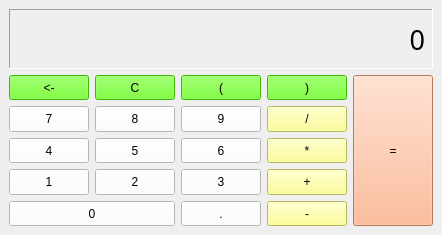
<?xml version="1.0" encoding="UTF-8"?>
<ui version="4.0">
 <class>MainWindow</class>
 <widget class="QMainWindow" name="MainWindow">
  <property name="geometry">
   <rect>
    <x>0</x>
    <y>0</y>
    <width>419</width>
    <height>235</height>
   </rect>
  </property>
  <property name="windowTitle">
   <string>계산기</string>
  </property>
  <property name="toolButtonStyle">
   <enum>Qt::ToolButtonIconOnly</enum>
  </property>
  <property name="animated">
   <bool>false</bool>
  </property>
  <widget class="QWidget" name="centralwidget">
   <layout class="QVBoxLayout" name="verticalLayout">
    <item>
     <widget class="QLabel" name="lblDisp">
      <property name="sizePolicy">
       <sizepolicy hsizetype="Preferred" vsizetype="Fixed">
        <horstretch>0</horstretch>
        <verstretch>0</verstretch>
       </sizepolicy>
      </property>
      <property name="minimumSize">
       <size>
        <width>0</width>
        <height>60</height>
       </size>
      </property>
      <property name="maximumSize">
       <size>
        <width>16777215</width>
        <height>60</height>
       </size>
      </property>
      <property name="font">
       <font>
        <family>굴림</family>
        <pointsize>20</pointsize>
        <weight>50</weight>
        <italic>false</italic>
        <bold>false</bold>
       </font>
      </property>
      <property name="styleSheet">
       <string notr="true">font: 20pt &quot;굴림&quot;;</string>
      </property>
      <property name="frameShape">
       <enum>QFrame::Panel</enum>
      </property>
      <property name="frameShadow">
       <enum>QFrame::Sunken</enum>
      </property>
      <property name="text">
       <string>0</string>
      </property>
      <property name="alignment">
       <set>Qt::AlignRight|Qt::AlignTrailing|Qt::AlignVCenter</set>
      </property>
     </widget>
    </item>
    <item>
     <layout class="QGridLayout" name="gridLayout">
      <item row="2" column="0">
       <widget class="QPushButton" name="btn4">
        <property name="sizePolicy">
         <sizepolicy hsizetype="Minimum" vsizetype="Minimum">
          <horstretch>0</horstretch>
          <verstretch>0</verstretch>
         </sizepolicy>
        </property>
        <property name="styleSheet">
         <string notr="true">font: 11pt &quot;HY견고딕&quot;;
background-color: rgb(255, 255, 255);</string>
        </property>
        <property name="text">
         <string>4</string>
        </property>
        <attribute name="buttonGroup">
         <string notr="true">btnGroupDisp</string>
        </attribute>
       </widget>
      </item>
      <item row="1" column="1">
       <widget class="QPushButton" name="btn8">
        <property name="sizePolicy">
         <sizepolicy hsizetype="Minimum" vsizetype="Minimum">
          <horstretch>0</horstretch>
          <verstretch>0</verstretch>
         </sizepolicy>
        </property>
        <property name="styleSheet">
         <string notr="true">font: 11pt &quot;HY견고딕&quot;;
background-color: rgb(255, 255, 255);</string>
        </property>
        <property name="text">
         <string>8</string>
        </property>
        <attribute name="buttonGroup">
         <string notr="true">btnGroupDisp</string>
        </attribute>
       </widget>
      </item>
      <item row="0" column="4" rowspan="5">
       <widget class="QPushButton" name="btnResult">
        <property name="sizePolicy">
         <sizepolicy hsizetype="Minimum" vsizetype="Minimum">
          <horstretch>0</horstretch>
          <verstretch>0</verstretch>
         </sizepolicy>
        </property>
        <property name="styleSheet">
         <string notr="true">font: 11pt &quot;HY견고딕&quot;;
background-color: rgb(255, 170, 127);</string>
        </property>
        <property name="text">
         <string>=</string>
        </property>
        <attribute name="buttonGroup">
         <string notr="true">btnGroupOp</string>
        </attribute>
       </widget>
      </item>
      <item row="4" column="2">
       <widget class="QPushButton" name="btnDot">
        <property name="sizePolicy">
         <sizepolicy hsizetype="Minimum" vsizetype="Minimum">
          <horstretch>0</horstretch>
          <verstretch>0</verstretch>
         </sizepolicy>
        </property>
        <property name="styleSheet">
         <string notr="true">font: 11pt &quot;HY견고딕&quot;;
background-color: rgb(255, 255, 255);</string>
        </property>
        <property name="text">
         <string>.</string>
        </property>
        <attribute name="buttonGroup">
         <string notr="true">btnGroupDisp</string>
        </attribute>
       </widget>
      </item>
      <item row="0" column="0">
       <widget class="QPushButton" name="btnBack">
        <property name="sizePolicy">
         <sizepolicy hsizetype="Minimum" vsizetype="Minimum">
          <horstretch>0</horstretch>
          <verstretch>0</verstretch>
         </sizepolicy>
        </property>
        <property name="styleSheet">
         <string notr="true">font: 11pt &quot;HY견고딕&quot;;
background-color: rgb(85, 255, 0);</string>
        </property>
        <property name="text">
         <string>&lt;-</string>
        </property>
        <attribute name="buttonGroup">
         <string notr="true">btnGroupOp</string>
        </attribute>
       </widget>
      </item>
      <item row="2" column="3">
       <widget class="QPushButton" name="btnMul">
        <property name="sizePolicy">
         <sizepolicy hsizetype="Minimum" vsizetype="Minimum">
          <horstretch>0</horstretch>
          <verstretch>0</verstretch>
         </sizepolicy>
        </property>
        <property name="styleSheet">
         <string notr="true">font: 11pt &quot;HY견고딕&quot;;
background-color: rgb(255, 255, 127);</string>
        </property>
        <property name="text">
         <string>*</string>
        </property>
        <attribute name="buttonGroup">
         <string notr="true">btnGroupDisp</string>
        </attribute>
       </widget>
      </item>
      <item row="1" column="3">
       <widget class="QPushButton" name="btnDivide">
        <property name="sizePolicy">
         <sizepolicy hsizetype="Minimum" vsizetype="Minimum">
          <horstretch>0</horstretch>
          <verstretch>0</verstretch>
         </sizepolicy>
        </property>
        <property name="styleSheet">
         <string notr="true">font: 11pt &quot;HY견고딕&quot;;
background-color: rgb(255, 255, 127);</string>
        </property>
        <property name="text">
         <string>/</string>
        </property>
        <attribute name="buttonGroup">
         <string notr="true">btnGroupDisp</string>
        </attribute>
       </widget>
      </item>
      <item row="2" column="1">
       <widget class="QPushButton" name="btn5">
        <property name="sizePolicy">
         <sizepolicy hsizetype="Minimum" vsizetype="Minimum">
          <horstretch>0</horstretch>
          <verstretch>0</verstretch>
         </sizepolicy>
        </property>
        <property name="styleSheet">
         <string notr="true">font: 11pt &quot;HY견고딕&quot;;
background-color: rgb(255, 255, 255);</string>
        </property>
        <property name="text">
         <string>5</string>
        </property>
        <attribute name="buttonGroup">
         <string notr="true">btnGroupDisp</string>
        </attribute>
       </widget>
      </item>
      <item row="2" column="2">
       <widget class="QPushButton" name="btn6">
        <property name="sizePolicy">
         <sizepolicy hsizetype="Minimum" vsizetype="Minimum">
          <horstretch>0</horstretch>
          <verstretch>0</verstretch>
         </sizepolicy>
        </property>
        <property name="styleSheet">
         <string notr="true">font: 11pt &quot;HY견고딕&quot;;
background-color: rgb(255, 255, 255);</string>
        </property>
        <property name="text">
         <string>6</string>
        </property>
        <attribute name="buttonGroup">
         <string notr="true">btnGroupDisp</string>
        </attribute>
       </widget>
      </item>
      <item row="0" column="2">
       <widget class="QPushButton" name="btnl">
        <property name="sizePolicy">
         <sizepolicy hsizetype="Minimum" vsizetype="Minimum">
          <horstretch>0</horstretch>
          <verstretch>0</verstretch>
         </sizepolicy>
        </property>
        <property name="styleSheet">
         <string notr="true">font: 11pt &quot;HY견고딕&quot;;
background-color: rgb(85, 255, 0);</string>
        </property>
        <property name="text">
         <string>(</string>
        </property>
        <attribute name="buttonGroup">
         <string notr="true">btnGroupDisp</string>
        </attribute>
       </widget>
      </item>
      <item row="0" column="3">
       <widget class="QPushButton" name="btnr">
        <property name="sizePolicy">
         <sizepolicy hsizetype="Minimum" vsizetype="Minimum">
          <horstretch>0</horstretch>
          <verstretch>0</verstretch>
         </sizepolicy>
        </property>
        <property name="styleSheet">
         <string notr="true">font: 11pt &quot;HY견고딕&quot;;
background-color: rgb(85, 255, 0);</string>
        </property>
        <property name="text">
         <string>)</string>
        </property>
        <attribute name="buttonGroup">
         <string notr="true">btnGroupDisp</string>
        </attribute>
       </widget>
      </item>
      <item row="0" column="1">
       <widget class="QPushButton" name="btnC">
        <property name="sizePolicy">
         <sizepolicy hsizetype="Minimum" vsizetype="Minimum">
          <horstretch>0</horstretch>
          <verstretch>0</verstretch>
         </sizepolicy>
        </property>
        <property name="styleSheet">
         <string notr="true">font: 11pt &quot;HY견고딕&quot;;
background-color: rgb(85, 255, 0);</string>
        </property>
        <property name="text">
         <string>C</string>
        </property>
        <attribute name="buttonGroup">
         <string notr="true">btnGroupOp</string>
        </attribute>
       </widget>
      </item>
      <item row="1" column="2">
       <widget class="QPushButton" name="btn9">
        <property name="sizePolicy">
         <sizepolicy hsizetype="Minimum" vsizetype="Minimum">
          <horstretch>0</horstretch>
          <verstretch>0</verstretch>
         </sizepolicy>
        </property>
        <property name="styleSheet">
         <string notr="true">font: 11pt &quot;HY견고딕&quot;;
background-color: rgb(255, 255, 255);</string>
        </property>
        <property name="text">
         <string>9</string>
        </property>
        <attribute name="buttonGroup">
         <string notr="true">btnGroupDisp</string>
        </attribute>
       </widget>
      </item>
      <item row="1" column="0">
       <widget class="QPushButton" name="btn7">
        <property name="sizePolicy">
         <sizepolicy hsizetype="Minimum" vsizetype="Minimum">
          <horstretch>0</horstretch>
          <verstretch>0</verstretch>
         </sizepolicy>
        </property>
        <property name="styleSheet">
         <string notr="true">font: 11pt &quot;HY견고딕&quot;;
background-color: rgb(255, 255, 255);</string>
        </property>
        <property name="text">
         <string>7</string>
        </property>
        <attribute name="buttonGroup">
         <string notr="true">btnGroupDisp</string>
        </attribute>
       </widget>
      </item>
      <item row="3" column="0">
       <widget class="QPushButton" name="btn1">
        <property name="sizePolicy">
         <sizepolicy hsizetype="Minimum" vsizetype="Minimum">
          <horstretch>0</horstretch>
          <verstretch>0</verstretch>
         </sizepolicy>
        </property>
        <property name="styleSheet">
         <string notr="true">font: 11pt &quot;HY견고딕&quot;;
background-color: rgb(255, 255, 255);</string>
        </property>
        <property name="text">
         <string>1</string>
        </property>
        <attribute name="buttonGroup">
         <string notr="true">btnGroupDisp</string>
        </attribute>
       </widget>
      </item>
      <item row="3" column="1">
       <widget class="QPushButton" name="btn2">
        <property name="sizePolicy">
         <sizepolicy hsizetype="Minimum" vsizetype="Minimum">
          <horstretch>0</horstretch>
          <verstretch>0</verstretch>
         </sizepolicy>
        </property>
        <property name="styleSheet">
         <string notr="true">font: 11pt &quot;HY견고딕&quot;;
background-color: rgb(255, 255, 255);</string>
        </property>
        <property name="text">
         <string>2</string>
        </property>
        <attribute name="buttonGroup">
         <string notr="true">btnGroupDisp</string>
        </attribute>
       </widget>
      </item>
      <item row="3" column="2">
       <widget class="QPushButton" name="btn3">
        <property name="sizePolicy">
         <sizepolicy hsizetype="Minimum" vsizetype="Minimum">
          <horstretch>0</horstretch>
          <verstretch>0</verstretch>
         </sizepolicy>
        </property>
        <property name="styleSheet">
         <string notr="true">font: 11pt &quot;HY견고딕&quot;;
background-color: rgb(255, 255, 255);</string>
        </property>
        <property name="text">
         <string>3</string>
        </property>
        <attribute name="buttonGroup">
         <string notr="true">btnGroupDisp</string>
        </attribute>
       </widget>
      </item>
      <item row="3" column="3">
       <widget class="QPushButton" name="btnPlus">
        <property name="sizePolicy">
         <sizepolicy hsizetype="Minimum" vsizetype="Minimum">
          <horstretch>0</horstretch>
          <verstretch>0</verstretch>
         </sizepolicy>
        </property>
        <property name="styleSheet">
         <string notr="true">font: 11pt &quot;HY견고딕&quot;;
background-color: rgb(255, 255, 127);</string>
        </property>
        <property name="text">
         <string>+</string>
        </property>
        <attribute name="buttonGroup">
         <string notr="true">btnGroupDisp</string>
        </attribute>
       </widget>
      </item>
      <item row="4" column="0" colspan="2">
       <widget class="QPushButton" name="btn0">
        <property name="sizePolicy">
         <sizepolicy hsizetype="Minimum" vsizetype="Minimum">
          <horstretch>0</horstretch>
          <verstretch>0</verstretch>
         </sizepolicy>
        </property>
        <property name="styleSheet">
         <string notr="true">font: 11pt &quot;HY견고딕&quot;;
background-color: rgb(255, 255, 255);</string>
        </property>
        <property name="text">
         <string>0</string>
        </property>
        <attribute name="buttonGroup">
         <string notr="true">btnGroupDisp</string>
        </attribute>
       </widget>
      </item>
      <item row="4" column="3">
       <widget class="QPushButton" name="btnMinus">
        <property name="sizePolicy">
         <sizepolicy hsizetype="Minimum" vsizetype="Minimum">
          <horstretch>0</horstretch>
          <verstretch>0</verstretch>
         </sizepolicy>
        </property>
        <property name="styleSheet">
         <string notr="true">font: 11pt &quot;HY견고딕&quot;;
background-color: rgb(255, 255, 127);</string>
        </property>
        <property name="text">
         <string>-</string>
        </property>
        <attribute name="buttonGroup">
         <string notr="true">btnGroupDisp</string>
        </attribute>
       </widget>
      </item>
     </layout>
    </item>
   </layout>
  </widget>
 </widget>
 <resources/>
 <connections/>
 <buttongroups>
  <buttongroup name="btnGroupDisp"/>
  <buttongroup name="btnGroupOp"/>
 </buttongroups>
</ui>
